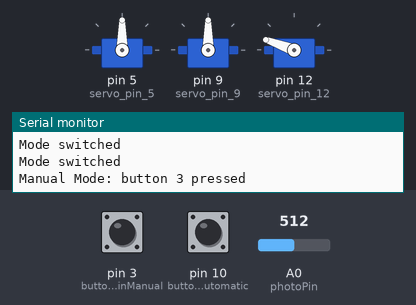
Bench run of a sketch on a simulated Arduino Uno, built with avr-gcc and run on an emulated ATmega328P. Shown: 3 × servo, the last lines printed to the serial monitor. The test bench sets the inputs (shaded band); at power-on: A0 (photoPin) = 512, pin 3 (buttonPinManual) HIGH, pin 10 (buttonPinAutomatic) HIGH.

Above: at 1.8 s.
1.9 s: A0 (photoPin) set to 3
At 6.3 s:
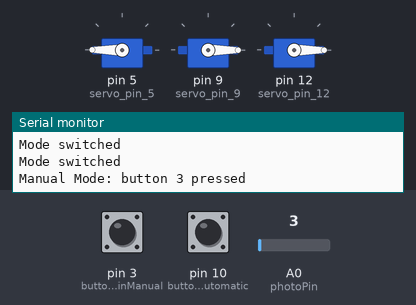
6.5 s: A0 (photoPin) set to 0
At 11.0 s:
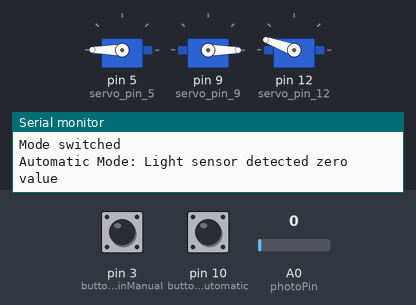
Timing chart, 0 to 23.5 s (numbered marks = the images above; inputs shaded):
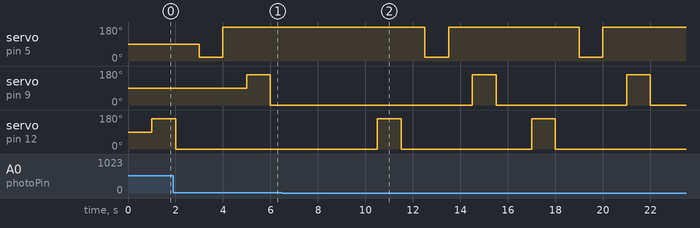

The sketch:

autoandmanual.ino
```cpp
//this has manual and automatic modes

#include <Servo.h>

Servo servo_pin_5; // initialize servos
Servo servo_pin_9;
Servo servo_pin_12;
bool buttonmode = true;
int buttonPinManual = 3; // Button for manual mode
int buttonPinAutomatic = 10; // Button for automatic mode
int photoPin = A0;

void setup() {
  pinMode(buttonPinManual, INPUT);
  digitalWrite(buttonPinManual, HIGH);
  pinMode(buttonPinAutomatic, INPUT);
  digitalWrite(buttonPinAutomatic, HIGH);

  servo_pin_5.attach(5);
  servo_pin_9.attach(9);
  servo_pin_12.attach(12);

  Serial.begin(9600);
}

void loop() {
  int buttonManualState = digitalRead(buttonPinManual);
  int buttonAutomaticState = digitalRead(buttonPinAutomatic);
  if (buttonAutomaticState == HIGH) {
    buttonmode = !buttonmode;
    delay(500); // Debounce delay
    Serial.println("Mode switched");
  }

  if (buttonmode == 1) { // Manual mode
    int button3State = digitalRead(3);

    if (button3State == HIGH) {
      Serial.println("Manual Mode: button 3 pressed");
      performActions();
    }
  } else { // Automatic mode
    int light = analogRead(photoPin);

    if (light < 2) {
      Serial.println("Automatic Mode: Light sensor detected zero value");
      delay(3000);
      performActions();
    }
  }
}

void performActions() {
  servo_pin_12.write(160);
  delay(1000);
  servo_pin_12.write(0);
  delay(1000);
  servo_pin_5.write(20);
  delay(1000);
  servo_pin_5.write(180);
  delay(1000);
  servo_pin_9.write(160);
  delay(1000);
  servo_pin_9.write(0);
  delay(1000);
}
```

Measured:
- the behaviour switches between 2 and 1 on A0 (photoPin) (found by bisection; images 1 and 2)
- by itself, servo on pin 5 (servo_pin_5): alternates 180° for 5.5 s and 20° for 1.0 s
- by itself, servo on pin 9 (servo_pin_9), servo on pin 12 (servo_pin_12): alternates 160° for 1.0 s and 0° for 5.5 s
